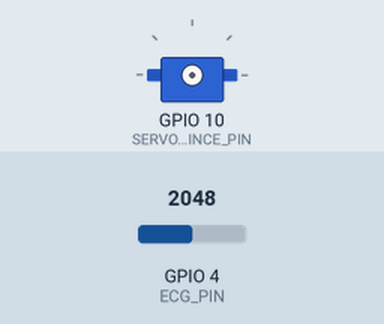
Recording of a sketch running on a simulated ESP32. Parts: servo. Inputs (shaded band) come from the test bench; at power-on: GPIO 4 (ECG_PIN) = 2048. What the sketch prints to the serial monitor is not drawn.

Above: at 0.0 s.
At 1.1 s:
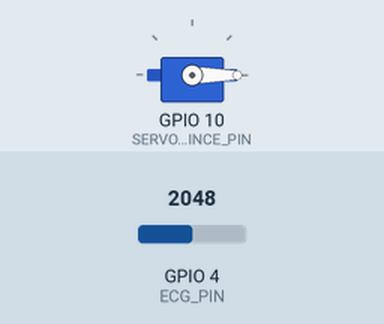
Timing chart, 0 to 2.6 s (numbered marks = the images above):
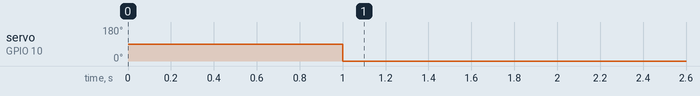

The sketch:

CampsTI_Defi2.ino
```cpp
//Benjamin Boisvert

// Ajout des bibliothèques de code nécessaire
#include <Arduino.h>
#include <ESP32Servo.h>

// Déclaration des PINs utilisées (voir schéma électrique)
#define ECG_PIN 4
#define SERVO_PINCE_PIN 10

Servo PinceServo;
/* ---------------- À FAIRE ----------------
      Défini l'object servo pour la PINCE
      Voir schéma électrique pour la PIN
--------------------------------------------
*/

void setup()
{
    // Initialise la communication USB avec l'ordinateur
    Serial.begin(115200);
    delay(1000);

    pinMode(ECG_PIN, INPUT);

    PinceServo.attach(SERVO_PINCE_PIN);
    /* ---------------- À FAIRE ----------------
        Initialise la PIN ECG_PIN comme INPUT et le MOTEUR
    --------------------------------------------
    */
}

void loop()
{

    // Variable de commande moteur
    int ecg_cmd = 0;

    // Lecture de la valeur du capteur
    int ecgValue = analogRead(ECG_PIN);

    Serial.print("Initial ecgValue: " + String(ecgValue));

    // Décision de la pince ouverte ou fermee
    if (ecgValue > 2048)
    {
        ecgValue = 1;
    }
    else
    {
        ecgValue = 0;
    }

    Serial.println("    Decision de l'action: " + String(ecgValue));

    PinceServo.write(ecg_cmd);

    /* ---------------- À FAIRE ----------------
          Envoie la commande ecg_cmd au MOTEUR
    --------------------------------------------
    */

    delay(50);
}

/*
Dans ce défi, tu n’as pas tout le code ! Cherche les zones encadrées par
–- À FAIRE –- et complète les instructions manquantes en t’aidant de ce que tu as appris au
Défi 1. L’objectif est d’utiliser les signaux électrique de tes propres muscles pour contrôler
la pince du robot!
*/
```

Measured:
- by itself, servo on GPIO 10 (SERVO_PINCE_PIN): 90° → 0° at 1.0 s
